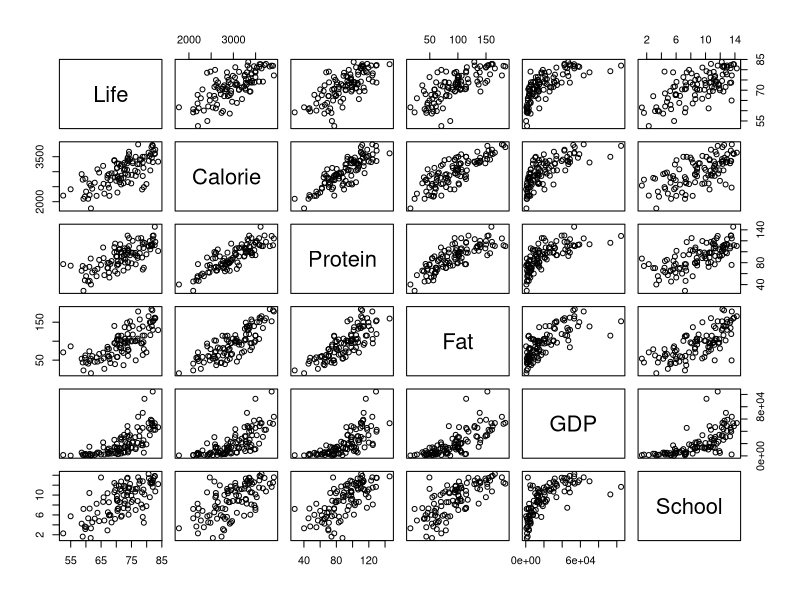
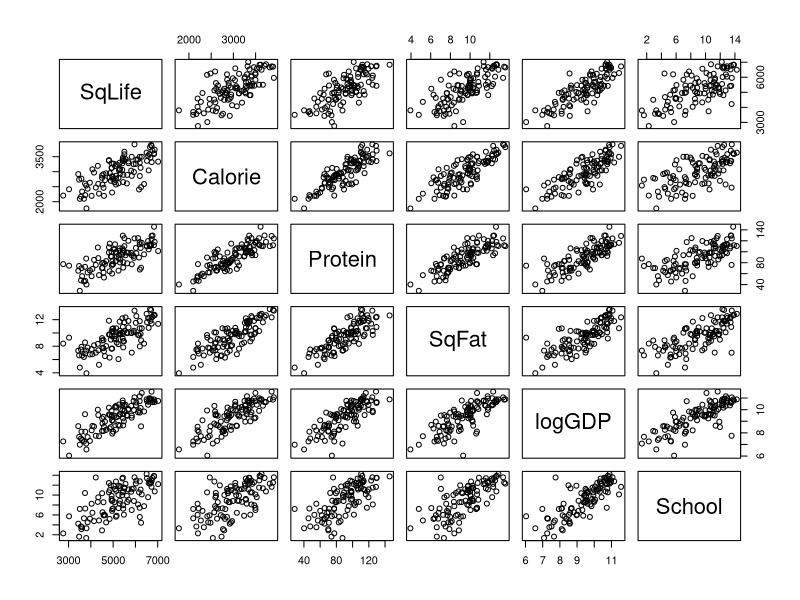
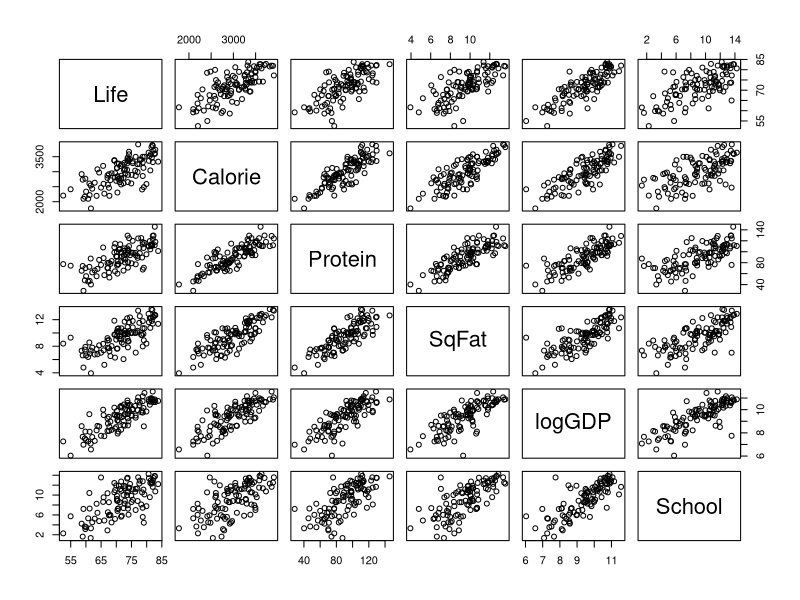
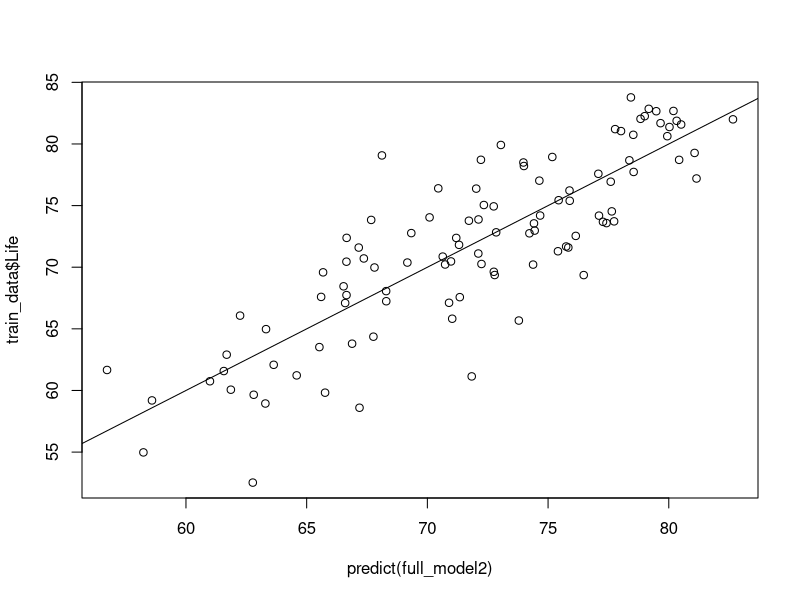
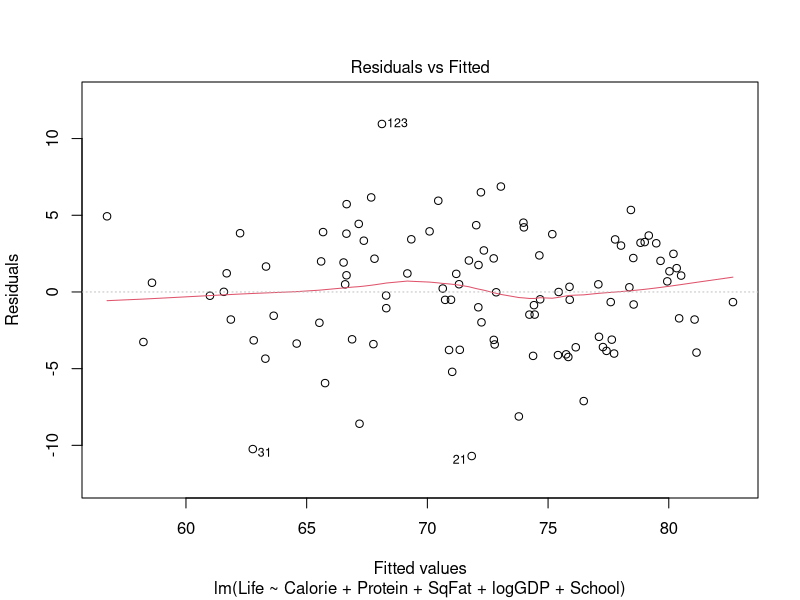
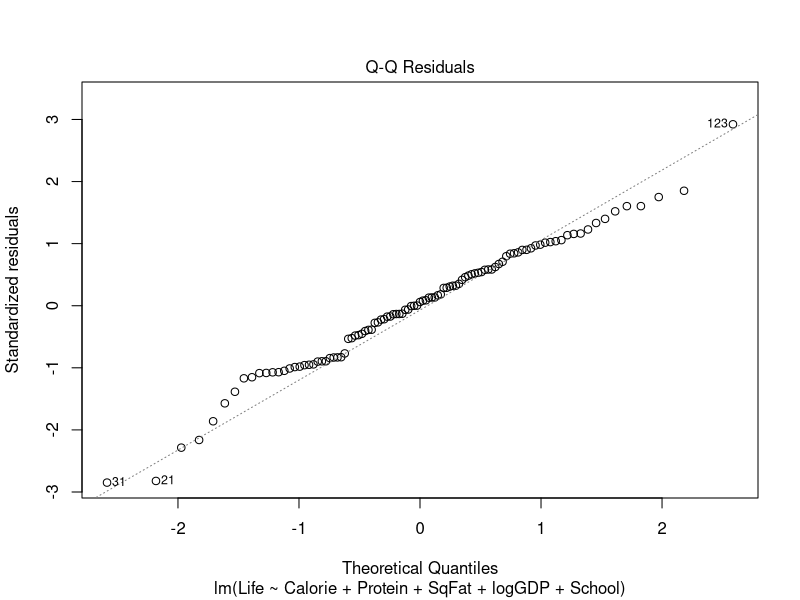
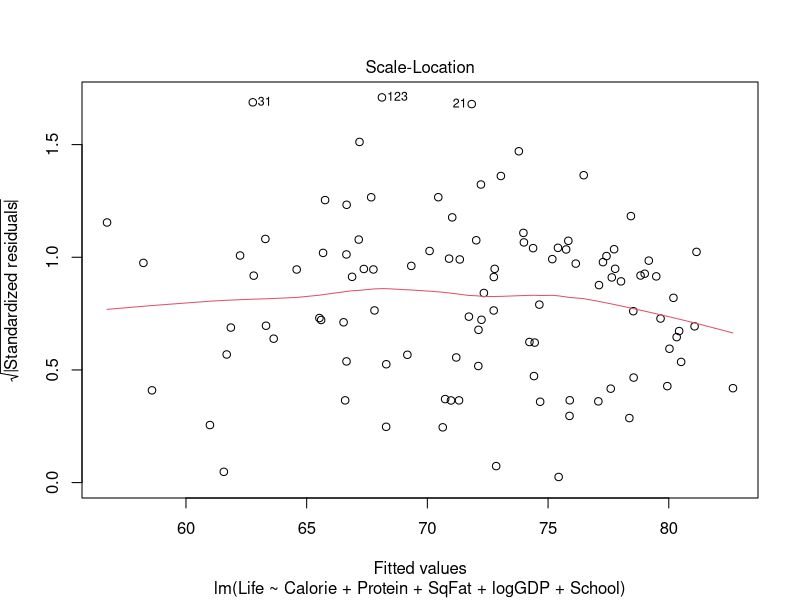
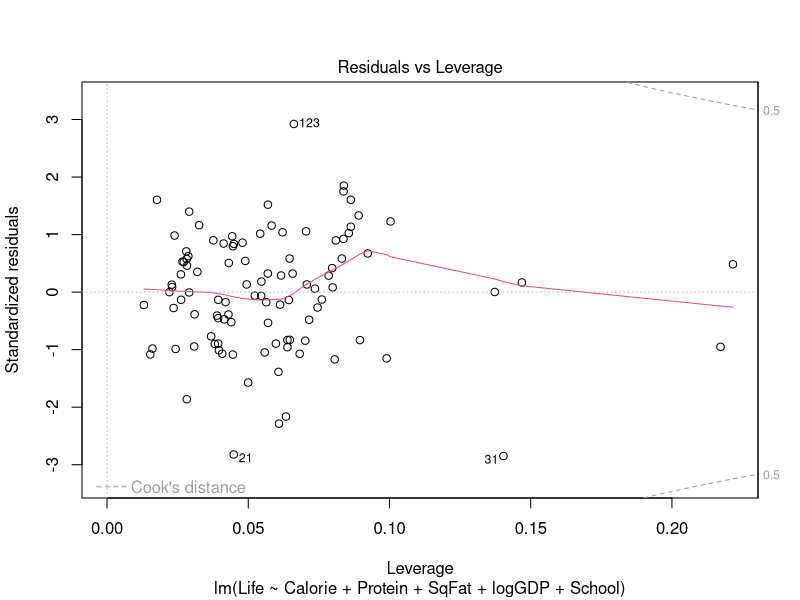

The R script that drew these images, in order:
## ---- chunk 1
knitr::opts_chunk$set(echo = TRUE)
## ---- chunk 2
# R package
install.packages("glmnet")
library(glmnet)
library(car)
library(MASS)
## ---- chunk 3
# Put both documents at the same directory
Data = read.csv("./Data.csv",header=T)
## ---- chunk 4
Data
## ---- chunk 5
set.seed(7)  # For reproducibility
sample_index <- sample(seq_len(nrow(Data)), size = 0.6 * nrow(Data))
train_data <- Data[sample_index, ]
test_data <- Data[-sample_index, ]
## ---- chunk 6
summary(train_data)
summary(test_data)
## ---- chunk 7
full_model =  lm(Life ~ Calorie+Protein+Fat+GDP+School, train_data)
summary(full_model)
## ---- chunk 8
pairs(Life ~ Calorie+Protein+Fat+GDP+School, train_data)
## ---- chunk 9
cor(train_data[c("Calorie","Protein","Fat", "GDP", "School")])
## ---- chunk 10
summary(powerTransform(cbind(train_data[,1:6])))
## ---- chunk 11
train_data$SqLife = (train_data$Life)^2
train_data$logGDP = log(train_data$GDP)
train_data$SqFat = sqrt(train_data$Fat)
## ---- chunk 12
pairs(SqLife ~ Calorie+Protein+SqFat+logGDP+School, train_data)
## ---- chunk 13
full_model1 = lm(SqLife ~ Calorie+Protein+SqFat+logGDP+School, train_data)
summary(full_model1)
## ---- chunk 14
AIC(full_model)
BIC(full_model)
AIC(full_model1)
BIC(full_model1)
## ---- chunk 15
pairs(Life ~ Calorie+Protein+SqFat+logGDP+School, train_data)
## ---- chunk 16
full_model2 = lm(Life ~ Calorie+Protein+SqFat+logGDP+School, train_data)
summary(full_model2)
## ---- chunk 17
AIC(full_model)
BIC(full_model)
AIC(full_model2)
BIC(full_model2)
## ---- chunk 18
train_data <- train_data[, -which(names(train_data) == "SqLife")]
## ---- chunk 19
plot(predict(full_model2), train_data$Life)
abline(lm(train_data$Life~predict(full_model2)))
## ---- chunk 20
plot(full_model2)
## ---- chunk 21
summary(full_model2)
## ---- chunk 22
vif(full_model2)
## ---- chunk 23
reduced_model1 = lm(Life ~ Protein+SqFat+logGDP+School, train_data)
## ---- chunk 24
plot(predict(reduced_model1), train_data$Life)
abline(lm(train_data$Life~predict(reduced_model1)))
## ---- chunk 25
plot(reduced_model1)
## ---- chunk 26
summary(reduced_model1)
## ---- chunk 27
AIC(full_model2)
BIC(full_model2)
AIC(reduced_model1)
BIC(reduced_model1)
anova(reduced_model1, full_model2)
## ---- chunk 28
vif(reduced_model1)
## ---- chunk 29
summary(reduced_model1)
## ---- chunk 30
reduced_model2 = lm(Life ~ SqFat+logGDP+School, train_data)
## ---- chunk 31
plot(predict(reduced_model2), train_data$Life)
abline(lm(train_data$Life~predict(reduced_model2)))
## ---- chunk 32
plot(reduced_model2)
## ---- chunk 33
summary(reduced_model2)
## ---- chunk 34
AIC(reduced_model1)
BIC(reduced_model1)
AIC(reduced_model2)
BIC(reduced_model2)
anova(reduced_model2, reduced_model1)
## ---- chunk 35
summary(reduced_model2)
vif(reduced_model2)
## ---- chunk 36
reduced_model3 = lm(Life ~ SqFat+logGDP, train_data)
## ---- chunk 37
plot(predict(reduced_model3), train_data$Life)
abline(lm(train_data$Life~predict(reduced_model3)))
## ---- chunk 38
plot(reduced_model3)
## ---- chunk 39
summary(reduced_model3)
## ---- chunk 40
AIC(reduced_model2)
BIC(reduced_model2)
AIC(reduced_model3)
BIC(reduced_model3)
anova(reduced_model3, reduced_model2)
## ---- chunk 41
summary(reduced_model3)
vif(reduced_model3)
## ---- chunk 42
reduced_model4 = lm(Life ~ logGDP, train_data)
## ---- chunk 43
plot(predict(reduced_model4), train_data$Life)
abline(lm(train_data$Life~predict(reduced_model4)))
## ---- chunk 44
plot(reduced_model4)
## ---- chunk 45
summary(reduced_model4)
## ---- chunk 46
AIC(reduced_model3)
BIC(reduced_model3)
AIC(reduced_model4)
BIC(reduced_model4)
anova(reduced_model4, reduced_model3)
## ---- chunk 47
summary(reduced_model3)
vif(reduced_model3)
plot(reduced_model3)
## ---- chunk 48
test_data$logGDP = log(test_data$GDP)
test_data$SqFat = sqrt(test_data$Fat)
## ---- chunk 49
pairs(Life ~ Calorie+Protein+SqFat+logGDP+School, test_data)
## ---- chunk 50
test_model = lm(Life ~ SqFat+logGDP, test_data)
## ---- chunk 51
plot(predict(test_model), test_data$Life)
abline(lm(test_data$Life~predict(test_model)))
## ---- chunk 52
plot(test_model)
## ---- chunk 53
summary(test_model)
